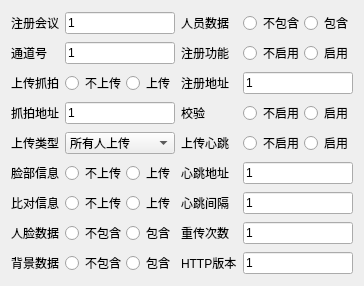
          <widget class="QWidget" name="page_12">
           <layout class="QGridLayout" name="gridLayout_14">
            <item row="1" column="1">
             <widget class="QLineEdit" name="SetParam_channelEdit">
              <property name="text">
               <string>1</string>
              </property>
             </widget>
            </item>
            <item row="1" column="2">
             <widget class="QLabel" name="SetParam_RegisterEnabled">
              <property name="text">
               <string>注册功能</string>
              </property>
             </widget>
            </item>
            <item row="3" column="0">
             <widget class="QLabel" name="SetParam_CaptureEnabled">
              <property name="text">
               <string>上传抓拍</string>
              </property>
             </widget>
            </item>
            <item row="1" column="0">
             <widget class="QLabel" name="SetParam_channel">
              <property name="text">
               <string>通道号</string>
              </property>
             </widget>
            </item>
            <item row="0" column="1">
             <widget class="QLineEdit" name="SetParam_seesionEdit">
              <property name="text">
               <string>1</string>
              </property>
             </widget>
            </item>
            <item row="0" column="2">
             <widget class="QLabel" name="SetParam_PersonPhoto">
              <property name="text">
               <string>人员数据</string>
              </property>
             </widget>
            </item>
            <item row="5" column="0">
             <widget class="QLabel" name="SetParam_CaptureAddress">
              <property name="text">
               <string>抓拍地址</string>
              </property>
             </widget>
            </item>
            <item row="5" column="1">
             <widget class="QLineEdit" name="SetParam_CaptureAddressEdit">
              <property name="text">
               <string>1</string>
              </property>
             </widget>
            </item>
            <item row="0" column="0">
             <widget class="QLabel" name="SetParam_session">
              <property name="text">
               <string>注册会议</string>
              </property>
             </widget>
            </item>
            <item row="7" column="2">
             <widget class="QLabel" name="SetParam_HeartbeatAddress">
              <property name="text">
               <string>心跳地址</string>
              </property>
             </widget>
            </item>
            <item row="7" column="3">
             <widget class="QLineEdit" name="SetParam_HeartbeatAddressEdit">
              <property name="text">
               <string>1</string>
              </property>
             </widget>
            </item>
            <item row="6" column="0">
             <widget class="QLabel" name="SetParam_CaptureType">
              <property name="text">
               <string>上传类型</string>
              </property>
             </widget>
            </item>
            <item row="7" column="0">
             <widget class="QLabel" name="SetParam_FaceInfo">
              <property name="text">
               <string>脸部信息</string>
              </property>
             </widget>
            </item>
            <item row="8" column="0">
             <widget class="QLabel" name="SetParam_CompareInfo">
              <property name="text">
               <string>比对信息</string>
              </property>
             </widget>
            </item>
            <item row="8" column="2">
             <widget class="QLabel" name="SetParam_HeartbeatInterval">
              <property name="text">
               <string>心跳间隔</string>
              </property>
             </widget>
            </item>
            <item row="6" column="2">
             <widget class="QLabel" name="SetParam_HeartbeatEnabled">
              <property name="text">
               <string>上传心跳</string>
              </property>
             </widget>
            </item>
            <item row="8" column="3">
             <widget class="QLineEdit" name="SetParam_HeartbeatIntervalEdit">
              <property name="text">
               <string>1</string>
              </property>
             </widget>
            </item>
            <item row="9" column="0">
             <widget class="QLabel" name="SetParam_FacePicture">
              <property name="text">
               <string>人脸数据</string>
              </property>
             </widget>
            </item>
            <item row="10" column="0">
             <widget class="QLabel" name="SetParam_BackgroundPicture">
              <property name="text">
               <string>背景数据</string>
              </property>
             </widget>
            </item>
            <item row="10" column="2">
             <widget class="QLabel" name="SetParam_HTTPVersion">
              <property name="text">
               <string>HTTP版本</string>
              </property>
             </widget>
            </item>
            <item row="10" column="3">
             <widget class="QLineEdit" name="SetParam_HTTPVersionEdit">
              <property name="text">
               <string>1</string>
              </property>
             </widget>
            </item>
            <item row="3" column="1">
             <widget class="QWidget" name="enablebox" native="true">
              <layout class="QGridLayout" name="gridLayout_15">
               <property name="leftMargin">
                <number>0</number>
               </property>
               <property name="topMargin">
                <number>0</number>
               </property>
               <property name="rightMargin">
                <number>0</number>
               </property>
               <property name="bottomMargin">
                <number>0</number>
               </property>
               <property name="spacing">
                <number>0</number>
               </property>
               <item row="0" column="0">
                <widget class="QRadioButton" name="SetParam_Unablerbtn">
                 <property name="text">
                  <string>不上传</string>
                 </property>
                </widget>
               </item>
               <item row="0" column="1">
                <widget class="QRadioButton" name="SetParam_Enablerbtn">
                 <property name="text">
                  <string>上传</string>
                 </property>
                </widget>
               </item>
              </layout>
             </widget>
            </item>
            <item row="1" column="3">
             <widget class="QWidget" name="registerenabledbox" native="true">
              <layout class="QGridLayout" name="gridLayout_23">
               <property name="leftMargin">
                <number>0</number>
               </property>
               <property name="topMargin">
                <number>0</number>
               </property>
               <property name="rightMargin">
                <number>0</number>
               </property>
               <property name="bottomMargin">
                <number>0</number>
               </property>
               <property name="spacing">
                <number>0</number>
               </property>
               <item row="0" column="0">
                <widget class="QRadioButton" name="SetParam_RegisterUnabledrbtn">
                 <property name="text">
                  <string>不启用</string>
                 </property>
                </widget>
               </item>
               <item row="0" column="1">
                <widget class="QRadioButton" name="SetParam_RegisterEnabledrbtn">
                 <property name="text">
                  <string>启用</string>
                 </property>
                </widget>
               </item>
              </layout>
             </widget>
            </item>
            <item row="8" column="1">
             <widget class="QWidget" name="comparebox" native="true">
              <layout class="QGridLayout" name="gridLayout_17">
               <property name="leftMargin">
                <number>0</number>
               </property>
               <property name="topMargin">
                <number>0</number>
               </property>
               <property name="rightMargin">
                <number>0</number>
               </property>
               <property name="bottomMargin">
                <number>0</number>
               </property>
               <property name="spacing">
                <number>0</number>
               </property>
               <item row="0" column="0">
                <widget class="QRadioButton" name="SetParam_NoCompareInforbtn">
                 <property name="text">
                  <string>不上传</string>
                 </property>
                </widget>
               </item>
               <item row="0" column="1">
                <widget class="QRadioButton" name="SetParam_CompareInforbtn">
                 <property name="text">
                  <string>上传</string>
                 </property>
                </widget>
               </item>
              </layout>
             </widget>
            </item>
            <item row="0" column="3">
             <widget class="QWidget" name="personbox" native="true">
              <layout class="QGridLayout" name="gridLayout_21">
               <property name="leftMargin">
                <number>0</number>
               </property>
               <property name="topMargin">
                <number>0</number>
               </property>
               <property name="rightMargin">
                <number>0</number>
               </property>
               <property name="bottomMargin">
                <number>0</number>
               </property>
               <property name="spacing">
                <number>0</number>
               </property>
               <item row="0" column="0">
                <widget class="QRadioButton" name="SetParam_NoPersonDatarbtn">
                 <property name="text">
                  <string>不包含</string>
                 </property>
                </widget>
               </item>
               <item row="0" column="1">
                <widget class="QRadioButton" name="SetParam_PersonDatarbtn">
                 <property name="text">
                  <string>包含</string>
                 </property>
                </widget>
               </item>
              </layout>
             </widget>
            </item>
            <item row="7" column="1">
             <widget class="QWidget" name="faceinfobox" native="true">
              <layout class="QGridLayout" name="gridLayout_16">
               <property name="leftMargin">
                <number>0</number>
               </property>
               <property name="topMargin">
                <number>0</number>
               </property>
               <property name="rightMargin">
                <number>0</number>
               </property>
               <property name="bottomMargin">
                <number>0</number>
               </property>
               <property name="spacing">
                <number>0</number>
               </property>
               <item row="0" column="0">
                <widget class="QRadioButton" name="SetParam_NoFaceInforbtn">
                 <property name="text">
                  <string>不上传</string>
                 </property>
                </widget>
               </item>
               <item row="0" column="1">
                <widget class="QRadioButton" name="SetParam_FaceInforbtn">
                 <property name="text">
                  <string>上传</string>
                 </property>
                </widget>
               </item>
              </layout>
             </widget>
            </item>
            <item row="9" column="1">
             <widget class="QWidget" name="facedatabox" native="true">
              <layout class="QGridLayout" name="gridLayout_18">
               <property name="leftMargin">
                <number>0</number>
               </property>
               <property name="topMargin">
                <number>0</number>
               </property>
               <property name="rightMargin">
                <number>0</number>
               </property>
               <property name="bottomMargin">
                <number>0</number>
               </property>
               <property name="spacing">
                <number>0</number>
               </property>
               <item row="0" column="0">
                <widget class="QRadioButton" name="SetParam_NoFaceDatarbtn">
                 <property name="text">
                  <string>不包含</string>
                 </property>
                </widget>
               </item>
               <item row="0" column="1">
                <widget class="QRadioButton" name="SetParam_FaceDatarbtn">
                 <property name="text">
                  <string>包含</string>
                 </property>
                </widget>
               </item>
              </layout>
             </widget>
            </item>
            <item row="10" column="1">
             <widget class="QWidget" name="backbox" native="true">
              <layout class="QGridLayout" name="gridLayout_19">
               <property name="leftMargin">
                <number>0</number>
               </property>
               <property name="topMargin">
                <number>0</number>
               </property>
               <property name="rightMargin">
                <number>0</number>
               </property>
               <property name="bottomMargin">
                <number>0</number>
               </property>
               <property name="spacing">
                <number>0</number>
               </property>
               <item row="0" column="0">
                <widget class="QRadioButton" name="SetParam_NoBackDatarbtn">
                 <property name="text">
                  <string>不包含</string>
                 </property>
                </widget>
               </item>
               <item row="0" column="1">
                <widget class="QRadioButton" name="SetParam_BackDatarbtn">
                 <property name="text">
                  <string>包含</string>
                 </property>
                </widget>
               </item>
              </layout>
             </widget>
            </item>
            <item row="6" column="3">
             <widget class="QWidget" name="heartbeatenabledbox" native="true">
              <layout class="QGridLayout" name="gridLayout_24">
               <property name="leftMargin">
                <number>0</number>
               </property>
               <property name="topMargin">
                <number>0</number>
               </property>
               <property name="rightMargin">
                <number>0</number>
               </property>
               <property name="bottomMargin">
                <number>0</number>
               </property>
               <property name="spacing">
                <number>0</number>
               </property>
               <item row="0" column="1">
                <widget class="QRadioButton" name="SetParam_HeartbeatEnabledrbtn">
                 <property name="text">
                  <string>启用</string>
                 </property>
                </widget>
               </item>
               <item row="0" column="0">
                <widget class="QRadioButton" name="SetParam_HeartbeatUnabledrbtn">
                 <property name="text">
                  <string>不启用</string>
                 </property>
                </widget>
               </item>
              </layout>
             </widget>
            </item>
            <item row="5" column="3">
             <widget class="QWidget" name="signcheckbox" native="true">
              <layout class="QGridLayout" name="gridLayout_20">
               <property name="leftMargin">
                <number>0</number>
               </property>
               <property name="topMargin">
                <number>0</number>
               </property>
               <property name="rightMargin">
                <number>0</number>
               </property>
               <property name="bottomMargin">
                <number>0</number>
               </property>
               <property name="spacing">
                <number>0</number>
               </property>
               <item row="0" column="0">
                <widget class="QRadioButton" name="SetParam_SignUnCheckrbtn">
                 <property name="text">
                  <string>不启用</string>
                 </property>
                </widget>
               </item>
               <item row="0" column="1">
                <widget class="QRadioButton" name="SetParam_SignCheckrbtn">
                 <property name="text">
                  <string>启用</string>
                 </property>
                </widget>
               </item>
              </layout>
             </widget>
            </item>
            <item row="5" column="2">
             <widget class="QLabel" name="SetParam_SignCheck">
              <property name="text">
               <string>校验</string>
              </property>
             </widget>
            </item>
            <item row="9" column="2">
             <widget class="QLabel" name="SetParam_ResendTimes">
              <property name="text">
               <string>重传次数</string>
              </property>
             </widget>
            </item>
            <item row="9" column="3">
             <widget class="QLineEdit" name="SetParam_ResendTimesEdit">
              <property name="text">
               <string>1</string>
              </property>
             </widget>
            </item>
            <item row="3" column="2">
             <widget class="QLabel" name="SetParam_RegisterAddress">
              <property name="text">
               <string>注册地址</string>
              </property>
             </widget>
            </item>
            <item row="3" column="3">
             <widget class="QLineEdit" name="SetParam_RegisterAddressEdit">
              <property name="text">
               <string>1</string>
              </property>
             </widget>
            </item>
            <item row="6" column="1">
             <widget class="QComboBox" name="SetParam_CaptureTypeBox">
              <item>
               <property name="text">
                <string>所有人上传</string>
               </property>
              </item>
              <item>
               <property name="text">
                <string>比对成功上传</string>
               </property>
              </item>
              <item>
               <property name="text">
                <string>黑名单</string>
               </property>
              </item>
              <item>
               <property name="text">
                <string>白名单</string>
               </property>
              </item>
              <item>
               <property name="text">
                <string>VIP名单</string>
               </property>
              </item>
              <item>
               <property name="text">
                <string>陌生人名单</string>
               </property>
              </item>
              <item>
               <property name="text">
                <string>非白名单上传</string>
               </property>
              </item>
             </widget>
            </item>
           </layout>
          </widget>
